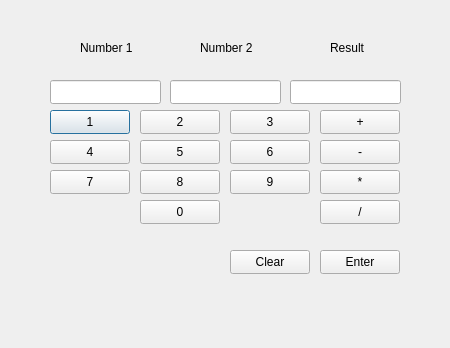
<?xml version="1.0" encoding="UTF-8"?>
<ui version="4.0">
 <class>calculator</class>
 <widget class="QDialog" name="calculator">
  <property name="geometry">
   <rect>
    <x>0</x>
    <y>0</y>
    <width>450</width>
    <height>348</height>
   </rect>
  </property>
  <property name="windowTitle">
   <string>Dialog</string>
  </property>
  <widget class="QLabel" name="label">
   <property name="geometry">
    <rect>
     <x>80</x>
     <y>40</y>
     <width>71</width>
     <height>16</height>
    </rect>
   </property>
   <property name="text">
    <string>Number 1</string>
   </property>
  </widget>
  <widget class="QLabel" name="label_2">
   <property name="geometry">
    <rect>
     <x>200</x>
     <y>40</y>
     <width>71</width>
     <height>16</height>
    </rect>
   </property>
   <property name="text">
    <string>Number 2</string>
   </property>
  </widget>
  <widget class="QLabel" name="label_3">
   <property name="geometry">
    <rect>
     <x>330</x>
     <y>40</y>
     <width>71</width>
     <height>16</height>
    </rect>
   </property>
   <property name="text">
    <string>Result</string>
   </property>
  </widget>
  <widget class="QLineEdit" name="num1">
   <property name="geometry">
    <rect>
     <x>50</x>
     <y>80</y>
     <width>111</width>
     <height>24</height>
    </rect>
   </property>
  </widget>
  <widget class="QLineEdit" name="num2">
   <property name="geometry">
    <rect>
     <x>170</x>
     <y>80</y>
     <width>111</width>
     <height>24</height>
    </rect>
   </property>
  </widget>
  <widget class="QLineEdit" name="txtResult">
   <property name="geometry">
    <rect>
     <x>290</x>
     <y>80</y>
     <width>111</width>
     <height>24</height>
    </rect>
   </property>
  </widget>
  <widget class="QPushButton" name="btnN1">
   <property name="geometry">
    <rect>
     <x>50</x>
     <y>110</y>
     <width>80</width>
     <height>24</height>
    </rect>
   </property>
   <property name="text">
    <string>1</string>
   </property>
  </widget>
  <widget class="QPushButton" name="btnN2">
   <property name="geometry">
    <rect>
     <x>140</x>
     <y>110</y>
     <width>80</width>
     <height>24</height>
    </rect>
   </property>
   <property name="text">
    <string>2</string>
   </property>
  </widget>
  <widget class="QPushButton" name="btnEnter">
   <property name="geometry">
    <rect>
     <x>320</x>
     <y>250</y>
     <width>80</width>
     <height>24</height>
    </rect>
   </property>
   <property name="text">
    <string>Enter</string>
   </property>
  </widget>
  <widget class="QPushButton" name="btnN3">
   <property name="geometry">
    <rect>
     <x>230</x>
     <y>110</y>
     <width>80</width>
     <height>24</height>
    </rect>
   </property>
   <property name="text">
    <string>3</string>
   </property>
  </widget>
  <widget class="QPushButton" name="btnN4">
   <property name="geometry">
    <rect>
     <x>50</x>
     <y>140</y>
     <width>80</width>
     <height>24</height>
    </rect>
   </property>
   <property name="text">
    <string>4</string>
   </property>
  </widget>
  <widget class="QPushButton" name="btnN5">
   <property name="geometry">
    <rect>
     <x>140</x>
     <y>140</y>
     <width>80</width>
     <height>24</height>
    </rect>
   </property>
   <property name="text">
    <string>5</string>
   </property>
  </widget>
  <widget class="QPushButton" name="btnN6">
   <property name="geometry">
    <rect>
     <x>230</x>
     <y>140</y>
     <width>80</width>
     <height>24</height>
    </rect>
   </property>
   <property name="text">
    <string>6</string>
   </property>
  </widget>
  <widget class="QPushButton" name="btnN7">
   <property name="geometry">
    <rect>
     <x>50</x>
     <y>170</y>
     <width>80</width>
     <height>24</height>
    </rect>
   </property>
   <property name="text">
    <string>7</string>
   </property>
  </widget>
  <widget class="QPushButton" name="btnN8">
   <property name="geometry">
    <rect>
     <x>140</x>
     <y>170</y>
     <width>80</width>
     <height>24</height>
    </rect>
   </property>
   <property name="text">
    <string>8</string>
   </property>
  </widget>
  <widget class="QPushButton" name="btnN9">
   <property name="geometry">
    <rect>
     <x>230</x>
     <y>170</y>
     <width>80</width>
     <height>24</height>
    </rect>
   </property>
   <property name="text">
    <string>9</string>
   </property>
  </widget>
  <widget class="QPushButton" name="btnN0">
   <property name="geometry">
    <rect>
     <x>140</x>
     <y>200</y>
     <width>80</width>
     <height>24</height>
    </rect>
   </property>
   <property name="text">
    <string>0</string>
   </property>
  </widget>
  <widget class="QPushButton" name="btnClear">
   <property name="geometry">
    <rect>
     <x>230</x>
     <y>250</y>
     <width>80</width>
     <height>24</height>
    </rect>
   </property>
   <property name="text">
    <string>Clear</string>
   </property>
  </widget>
  <widget class="QPushButton" name="btnAdd">
   <property name="geometry">
    <rect>
     <x>320</x>
     <y>110</y>
     <width>80</width>
     <height>24</height>
    </rect>
   </property>
   <property name="text">
    <string>+</string>
   </property>
  </widget>
  <widget class="QPushButton" name="btnSub">
   <property name="geometry">
    <rect>
     <x>320</x>
     <y>140</y>
     <width>80</width>
     <height>24</height>
    </rect>
   </property>
   <property name="text">
    <string>-</string>
   </property>
  </widget>
  <widget class="QPushButton" name="btnMul">
   <property name="geometry">
    <rect>
     <x>320</x>
     <y>170</y>
     <width>80</width>
     <height>24</height>
    </rect>
   </property>
   <property name="text">
    <string>*</string>
   </property>
  </widget>
  <widget class="QPushButton" name="btnDiv">
   <property name="geometry">
    <rect>
     <x>320</x>
     <y>200</y>
     <width>80</width>
     <height>24</height>
    </rect>
   </property>
   <property name="text">
    <string>/</string>
   </property>
  </widget>
 </widget>
 <resources/>
 <connections/>
</ui>
